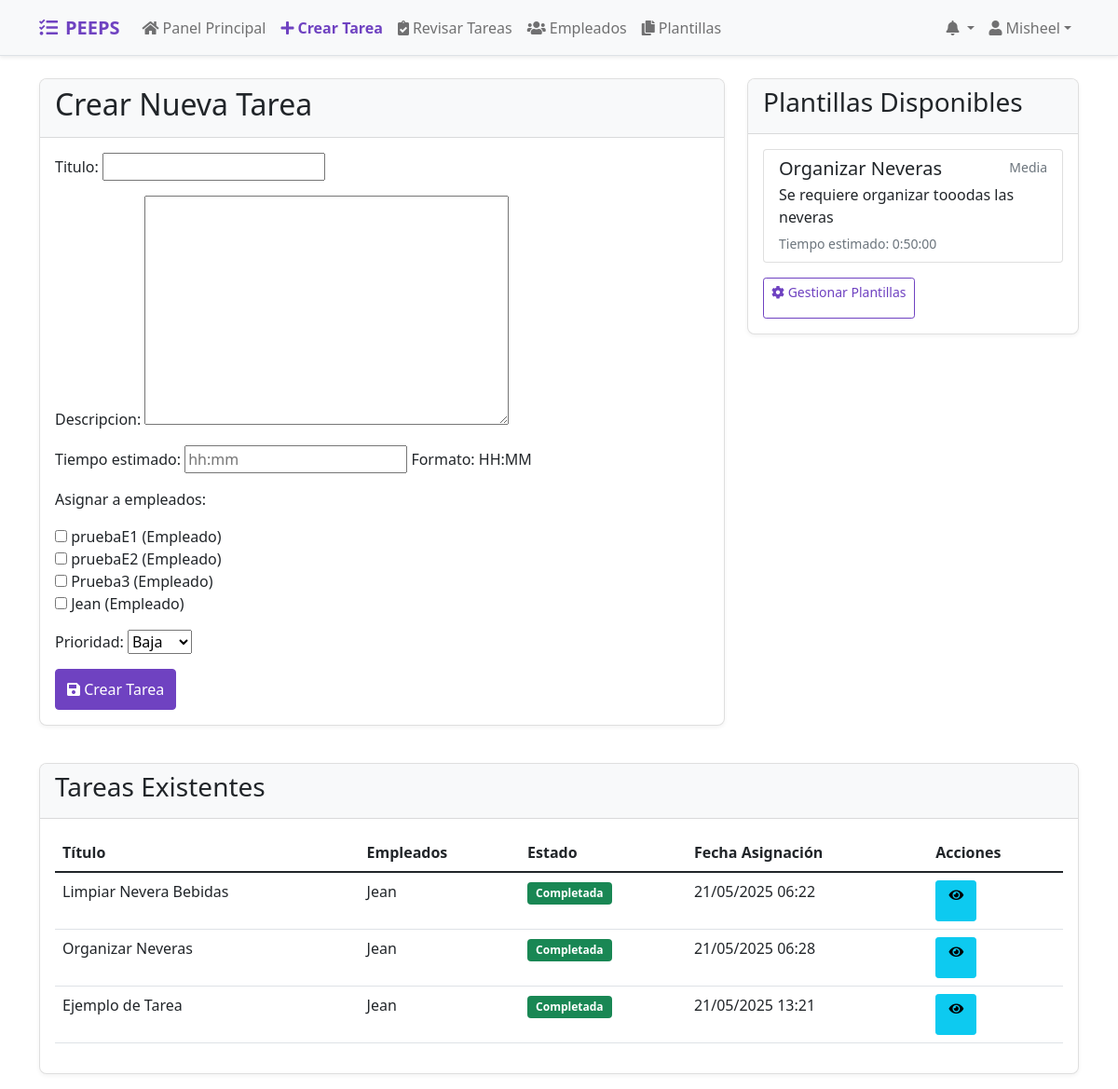
Page /jefe/crear-tarea/ (signed in) on the earlier database version.
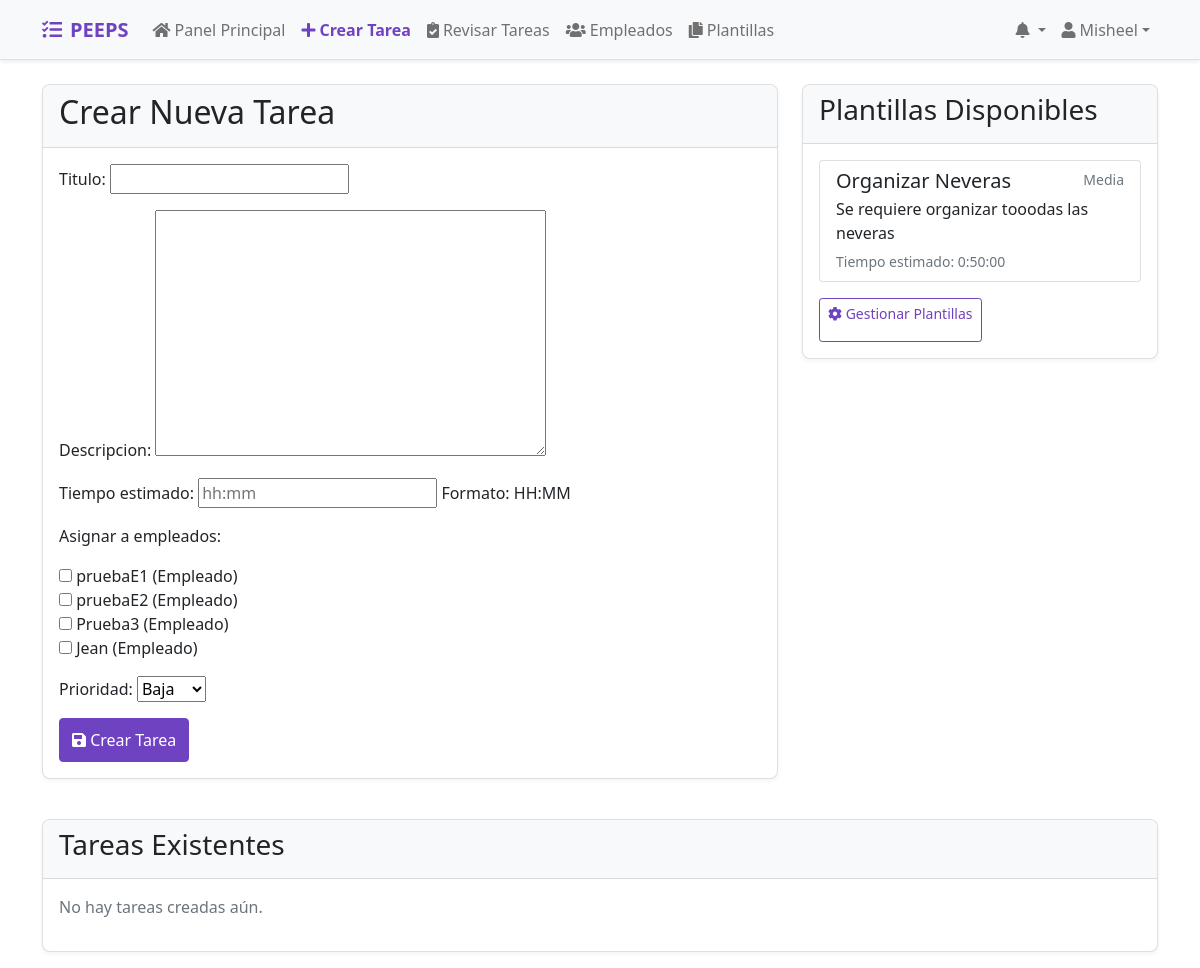
Same page on the later database version.
### tasks/models.py (models this page shows, shortened)
class PlantillaTarea(models.Model):
    titulo = models.CharField(max_length=200)
    descripcion = models.TextField()
    jefe = models.ForeignKey(User, on_delete=models.CASCADE, related_name='plantillas_creadas')
    tiempo_estimado = models.DurationField()
    PRIORIDADES = [
        ('Baja', 'Baja'),
        ('Media', 'Media'),
        ('Alta', 'Alta'),
    ]
    prioridad = models.CharField(max_length=10, choices=PRIORIDADES, default='Media')
    fecha_creacion = models.DateTimeField(auto_now_add=True)

class Tarea(models.Model):
    titulo = models.CharField(max_length=200)
    descripcion = models.TextField()
    jefe = models.ForeignKey(User, on_delete=models.CASCADE, related_name='tareas_creadas')
    empleados = models.ManyToManyField(EmpleadoPerfil, related_name='tareas_asignadas')
    tiempo_estimado = models.DurationField(help_text="Formato: HH:MM")
    fecha_asignacion = models.DateTimeField(auto_now_add=True)
    completada = models.BooleanField(default=False)
    fecha_completada = models.DateTimeField(null=True, blank=True)
    aceptada_por = models.ManyToManyField(EmpleadoPerfil, blank=True, related_name="tareas_aceptadas")
    PRIORIDADES = [
        ('Baja', 'Baja'),
        ('Media', 'Media'),
        ('Alta', 'Alta'),
    ]
    prioridad = models.CharField(max_length=10, choices=PRIORIDADES, default='Media')

class EmpleadoPerfil(models.Model):
    user = models.OneToOneField(User, on_delete=models.CASCADE)
    tienda = models.ForeignKey(Tienda, on_delete=models.CASCADE)
    es_jefe = models.BooleanField(default=False)
    def __str__(self):
        return f"{self.user.username} ({'Jefe' if self.es_jefe else 'Empleado'})"

### tasks/views.py (the view, shortened to what this page needs)
# urls.py: path('jefe/crear-tarea/', views.jefe_crear_tarea, name='jefe_crear_tarea'),  # Crear tarea
@login_required
def jefe_crear_tarea(request):
    jefe = EmpleadoPerfil.objects.get(user=request.user)
    empleados = EmpleadoPerfil.objects.filter(tienda=jefe.tienda, es_jefe=False)
    tareas = Tarea.objects.filter(jefe=request.user)
    plantillas = PlantillaTarea.objects.filter(jefe=request.user)
    if request.method == 'POST':
        form = CrearTareaForm(request.POST)
        form.fields['empleados'].queryset = empleados
        if form.is_valid():
            tarea = form.save(commit=False)
            tarea.jefe = request.user
            tiempo_str = request.POST.get('tiempo_estimado', '')
            if tiempo_str:
                try:
                    horas, minutos = map(int, tiempo_str.split(':'))
                    tarea.tiempo_estimado = timedelta(hours=horas, minutes=minutos)
                except ValueError:
                    messages.error(request, "Formato de tiempo inválido. Use HH:MM")
                    return render(request, 'jefe_crear_tarea.html', {
                        'form': form,
                        'tareas': tareas,
                        'plantillas': plantillas
                    })
            tarea.save()
            form.save_m2m()
            for emp in form.cleaned_data['empleados']:
                Notificacion.objects.create(
                    usuario=emp.user,
                    mensaje=f"Tu jefe de tienda te ha asignado una nueva tarea: {tarea.titulo}"
                )
            return redirect('jefe_crear_tarea')
    else:
        initial_data = {}
        form = CrearTareaForm(initial=initial_data)
        form.fields['empleados'].queryset = empleados
    return render(request, 'jefe_crear_tarea.html', {
        'form': form,
        'tareas': tareas,
        'plantillas': plantillas
    })

### tasks/forms.py (shortened to what this page needs)
class CrearTareaForm(forms.ModelForm):
    empleados = forms.ModelMultipleChoiceField(
        queryset=EmpleadoPerfil.objects.filter(es_jefe=False),
        widget=forms.CheckboxSelectMultiple,
        label="Asignar a empleados"
    )
    prioridad = forms.ChoiceField(choices=Tarea.PRIORIDADES, label="Prioridad")
    class Meta:
        model = Tarea
        fields = ['titulo', 'descripcion', 'tiempo_estimado', 'empleados', 'prioridad']
        widgets = {
            'tiempo_estimado': forms.TextInput(attrs={
                'placeholder': 'hh:mm',
                'pattern': '^([0-9]{1,2}):([0-5][0-9])$',
                'title': 'Formato: hh:mm (ejemplo: 02:30 para 2 horas y 30 minutos)'
            }),
        }

### tasks/templates/jefe_crear_tarea.html (shortened to what the changed rows need)
{% extends 'base.html' %}
{% block content %}
<div class="container mt-4">
    <div class="row">
        <div class="col-md-8">
            <div class="card">
                <div class="card-header">
                    <h2>Crear Nueva Tarea</h2>
                </div>
            </div>
        </div>
        <div class="col-md-4">
            <div class="card">
                <div class="card-body">
                    {% if plantillas %}
                        <div class="list-group">
                            {% for plantilla in plantillas %}
                                <a href="{% url 'usar_plantilla' plantilla.id %}" class="list-group-item list-group-item-action">
                                    <div class="d-flex w-100 justify-content-between">
                                        <h5 class="mb-1">{{ plantilla.titulo }}</h5>
                                        <small class="text-muted">{{ plantilla.prioridad }}</small>
                                    </div>
                                    <p class="mb-1">{{ plantilla.descripcion|truncatechars:100 }}</p>
                                    <small class="text-muted">Tiempo estimado: {{ plantilla.tiempo_estimado }}</small>
                                </a>
                            {% endfor %}
                        </div>
                    {% else %}
                        <p class="text-muted">No hay plantillas disponibles.</p>
                        <a href="{% url 'crear_plantilla' %}" class="btn btn-outline-primary btn-sm">
                            <i class="fas fa-plus"></i> Crear Primera Plantilla
                        </a>
                    {% endif %}
                </div>
            </div>
        </div>
    </div>
    <div class="row mt-4">
        <div class="col-12">
            <div class="card">
                <div class="card-body">
                    {% if tareas %}
                        <div class="table-responsive">
                            <table class="table">
                                <thead>
                                    <tr>
                                        <th>Título</th>
                                        <th>Empleados</th>
                                        <th>Estado</th>
                                        <th>Fecha Asignación</th>
                                        <th>Acciones</th>
                                    </tr>
                                </thead>
                                <tbody>
                                    {% for tarea in tareas %}
                                        <tr>
                                            <td>{{ tarea.titulo }}</td>
                                            <td>
                                                {% for empleado in tarea.empleados.all %}
                                                    {{ empleado.user.username }}{% if not forloop.last %}, {% endif %}
                                                {% endfor %}
                                            </td>
                                            <td>
                                                {% if tarea.completada %}
                                                    <span class="badge bg-success">Completada</span>
                                                {% else %}
                                                    <span class="badge bg-warning">Pendiente</span>
                                                {% endif %}
                                            </td>
                                            <td>{{ tarea.fecha_asignacion|date:"d/m/Y H:i" }}</td>
                                            <td>
                                                <a href="{% url 'detalle_tarea' tarea.id %}" class="btn btn-info btn-sm">
                                                    <i class="fas fa-eye"></i>
                                                </a>
                                            </td>
                                        </tr>
                                    {% endfor %}
                                </tbody>
                            </table>
                        </div>
                    {% else %}
                        <p class="text-muted">No hay tareas creadas aún.</p>
                    {% endif %}
                </div>
            </div>
        </div>
    </div>
</div>
{% endblock %}

Differences in the rows shown:
removed Tarea: titulo "Limpiar Nevera Bebidas", completada "Completada", fecha_asignacion "21/05/2025 06:22"
no longer on this page (row unchanged): EmpleadoPerfil: user.username "Jean"
removed Tarea: titulo "Organizar Neveras", completada "Completada", fecha_asignacion "21/05/2025 06:28"
removed Tarea: titulo "Ejemplo de Tarea", completada "Completada", fecha_asignacion "21/05/2025 13:21"
Other differences:
text no longer shown: "Título Empleados Estado Fecha Asignación Acciones"
text now shown: "No hay tareas creadas aún."
